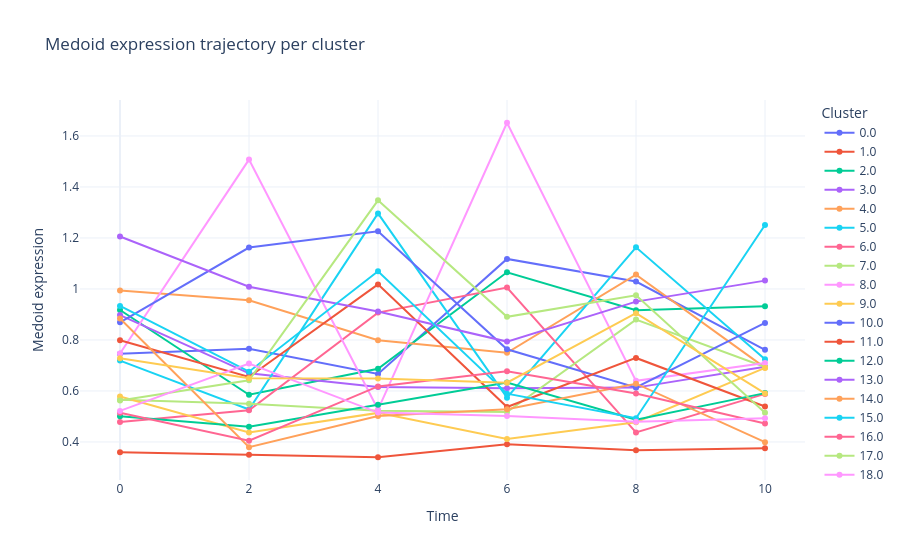

Notebook code cell kept with this figure:
### Code cell
fig, info_df = plotter.plot_cluster_trajectories_over_time(
                                                                # entity = "trajectory",                                # this is automaticaly set 
                                                                data = "expression",                                    # this can be "expression" or "ntr" or "new_rna" or "old_rna"
                                                                clustering = "KMeans",
                                                                reduction  = "RandomProjection",
                                                                distance = EuclideanDistance(),
                                                                genes = None,                                           # we will get the aggregation of all genes 
                                                                aggregation = "medoid",                                 # this can be "mean" or "sum" or "median" or "medoid"
                                                                figsize=(10, 6)
                                                            )
fig.show()

### Figure 1 — Plotly figure (JSON) as saved in the notebook; plotly's stock layout.template omitted (floating-point values rounded to 4 significant figures)
{"data": [{"customdata": [["0h"], ["2h"], ["4h"], ["6h"], ["8h"], ["10h"]], "hovertemplate": "cluster=0.0<br>time_num=%{x}<br>value=%{y}<br>time=%{customdata[0]}<extra></extra>", "legendgroup": "0.0", "line": {"color": "#636efa", "dash": "solid"}, "marker": {"symbol": "circle"}, "mode": "lines+markers", "name": "0.0", "orientation": "v", "showlegend": true, "type": "scatter", "x": [0, 2, 4, 6, 8, 10], "xaxis": "x", "y": [0.7455, 0.7654, 0.6669, 1.118, 1.029, 0.7611], "yaxis": "y"}, {"customdata": [["0h"], ["2h"], ["4h"], ["6h"], ["8h"], ["10h"]], "hovertemplate": "cluster=1.0<br>time_num=%{x}<br>value=%{y}<br>time=%{customdata[0]}<extra></extra>", "legendgroup": "1.0", "line": {"color": "#EF553B", "dash": "solid"}, "marker": {"symbol": "circle"}, "mode": "lines+markers", "name": "1.0", "orientation": "v", "showlegend": true, "type": "scatter", "x": [0, 2, 4, 6, 8, 10], "xaxis": "x", "y": [0.3596, 0.3501, 0.34, 0.3907, 0.3672, 0.3752], "yaxis": "y"}, {"customdata": [["0h"], ["2h"], ["4h"], ["6h"], ["8h"], ["10h"]], "hovertemplate": "cluster=2.0<br>time_num=%{x}<br>value=%{y}<br>time=%{customdata[0]}<extra></extra>", "legendgroup": "2.0", "line": {"color": "#00cc96", "dash": "solid"}, "marker": {"symbol": "circle"}, "mode": "lines+markers", "name": "2.0", "orientation": "v", "showlegend": true, "type": "scatter", "x": [0, 2, 4, 6, 8, 10], "xaxis": "x", "y": [0.9173, 0.5852, 0.687, 1.065, 0.9163, 0.9322], "yaxis": "y"}, {"customdata": [["0h"], ["2h"], ["4h"], ["6h"], ["8h"], ["10h"]], "hovertemplate": "cluster=3.0<br>time_num=%{x}<br>value=%{y}<br>time=%{customdata[0]}<extra></extra>", "legendgroup": "3.0", "line": {"color": "#ab63fa", "dash": "solid"}, "marker": {"symbol": "circle"}, "mode": "lines+markers", "name": "3.0", "orientation": "v", "showlegend": true, "type": "scatter", "x": [0, 2, 4, 6, 8, 10], "xaxis": "x", "y": [0.8974, 0.6691, 0.6152, 0.6109, 0.6131, 0.6947], "yaxis": "y"}, {"customdata": [["0h"], ["2h"], ["4h"], ["6h"], ["8h"], ["10h"]], "hovertemplate": "cluster=4.0<br>time_num=%{x}<br>value=%{y}<br>time=%{customdata[0]}<extra></extra>", "legendgroup": "4.0", "line": {"color": "#FFA15A", "dash": "solid"}, "marker": {"symbol": "circle"}, "mode": "lines+markers", "name": "4.0", "orientation": "v", "showlegend": true, "type": "scatter", "x": [0, 2, 4, 6, 8, 10], "xaxis": "x", "y": [0.9943, 0.9553, 0.799, 0.7494, 1.056, 0.6915], "yaxis": "y"}, {"customdata": [["0h"], ["2h"], ["4h"], ["6h"], ["8h"], ["10h"]], "hovertemplate": "cluster=5.0<br>time_num=%{x}<br>value=%{y}<br>time=%{customdata[0]}<extra></extra>", "legendgroup": "5.0", "line": {"color": "#19d3f3", "dash": "solid"}, "marker": {"symbol": "circle"}, "mode": "lines+markers", "name": "5.0", "orientation": "v", "showlegend": true, "type": "scatter", "x": [0, 2, 4, 6, 8, 10], "xaxis": "x", "y": [0.719, 0.5275, 1.296, 0.5736, 1.163, 0.7245], "yaxis": "y"}, {"customdata": [["0h"], ["2h"], ["4h"], ["6h"], ["8h"], ["10h"]], "hovertemplate": "cluster=6.0<br>time_num=%{x}<br>value=%{y}<br>time=%{customdata[0]}<extra></extra>", "legendgroup": "6.0", "line": {"color": "#FF6692", "dash": "solid"}, "marker": {"symbol": "circle"}, "mode": "lines+markers", "name": "6.0", "orientation": "v", "showlegend": true, "type": "scatter", "x": [0, 2, 4, 6, 8, 10], "xaxis": "x", "y": [0.4785, 0.5238, 0.9072, 1.006, 0.4375, 0.5884], "yaxis": "y"}, {"customdata": [["0h"], ["2h"], ["4h"], ["6h"], ["8h"], ["10h"]], "hovertemplate": "cluster=7.0<br>time_num=%{x}<br>value=%{y}<br>time=%{customdata[0]}<extra></extra>", "legendgroup": "7.0", "line": {"color": "#B6E880", "dash": "solid"}, "marker": {"symbol": "circle"}, "mode": "lines+markers", "name": "7.0", "orientation": "v", "showlegend": true, "type": "scatter", "x": [0, 2, 4, 6, 8, 10], "xaxis": "x", "y": [0.5655, 0.5494, 0.5221, 0.5171, 0.8798, 0.6941], "yaxis": "y"}, {"customdata": [["0h"], ["2h"], ["4h"], ["6h"], ["8h"], ["10h"]], "hovertemplate": "cluster=8.0<br>time_num=%{x}<br>value=%{y}<br>time=%{customdata[0]}<extra></extra>", "legendgroup": "8.0", "line": {"color": "#FF97FF", "dash": "solid"}, "marker": {"symbol": "circle"}, "mode": "lines+markers", "name": "8.0", "orientation": "v", "showlegend": true, "type": "scatter", "x": [0, 2, 4, 6, 8, 10], "xaxis": "x", "y": [0.7467, 1.507, 0.5269, 1.652, 0.6396, 0.7095], "yaxis": "y"}, {"customdata": [["0h"], ["2h"], ["4h"], ["6h"], ["8h"], ["10h"]], "hovertemplate": "cluster=9.0<br>time_num=%{x}<br>value=%{y}<br>time=%{customdata[0]}<extra></extra>", "legendgroup": "9.0", "line": {"color": "#FECB52", "dash": "solid"}, "marker": {"symbol": "circle"}, "mode": "lines+markers", "name": "9.0", "orientation": "v", "showlegend": true, "type": "scatter", "x": [0, 2, 4, 6, 8, 10], "xaxis": "x", "y": [0.5783, 0.4372, 0.5139, 0.4113, 0.4771, 0.6902], "yaxis": "y"}, {"customdata": [["0h"], ["2h"], ["4h"], ["6h"], ["8h"], ["10h"]], "hovertemplate": "cluster=10.0<br>time_num=%{x}<br>value=%{y}<br>time=%{customdata[0]}<extra></extra>", "legendgroup": "10.0", "line": {"color": "#636efa", "dash": "solid"}, "marker": {"symbol": "circle"}, "mode": "lines+markers", "name": "10.0", "orientation": "v", "showlegend": true, "type": "scatter", "x": [0, 2, 4, 6, 8, 10], "xaxis": "x", "y": [0.8693, 1.162, 1.226, 0.7633, 0.6137, 0.8668], "yaxis": "y"}, {"customdata": [["0h"], ["2h"], ["4h"], ["6h"], ["8h"], ["10h"]], "hovertemplate": "cluster=11.0<br>time_num=%{x}<br>value=%{y}<br>time=%{customdata[0]}<extra></extra>", "legendgroup": "11.0", "line": {"color": "#EF553B", "dash": "solid"}, "marker": {"symbol": "circle"}, "mode": "lines+markers", "name": "11.0", "orientation": "v", "showlegend": true, "type": "scatter", "x": [0, 2, 4, 6, 8, 10], "xaxis": "x", "y": [0.7987, 0.6547, 1.018, 0.537, 0.7294, 0.5391], "yaxis": "y"}, {"customdata": [["0h"], ["2h"], ["4h"], ["6h"], ["8h"], ["10h"]], "hovertemplate": "cluster=12.0<br>time_num=%{x}<br>value=%{y}<br>time=%{customdata[0]}<extra></extra>", "legendgroup": "12.0", "line": {"color": "#00cc96", "dash": "solid"}, "marker": {"symbol": "circle"}, "mode": "lines+markers", "name": "12.0", "orientation": "v", "showlegend": true, "type": "scatter", "x": [0, 2, 4, 6, 8, 10], "xaxis": "x", "y": [0.5003, 0.4597, 0.5456, 0.6334, 0.4867, 0.5915], "yaxis": "y"}, {"customdata": [["0h"], ["2h"], ["4h"], ["6h"], ["8h"], ["10h"]], "hovertemplate": "cluster=13.0<br>time_num=%{x}<br>value=%{y}<br>time=%{customdata[0]}<extra></extra>", "legendgroup": "13.0", "line": {"color": "#ab63fa", "dash": "solid"}, "marker": {"symbol": "circle"}, "mode": "lines+markers", "name": "13.0", "orientation": "v", "showlegend": true, "type": "scatter", "x": [0, 2, 4, 6, 8, 10], "xaxis": "x", "y": [1.206, 1.009, 0.9117, 0.7936, 0.9503, 1.033], "yaxis": "y"}, {"customdata": [["0h"], ["2h"], ["4h"], ["6h"], ["8h"], ["10h"]], "hovertemplate": "cluster=14.0<br>time_num=%{x}<br>value=%{y}<br>time=%{customdata[0]}<extra></extra>", "legendgroup": "14.0", "line": {"color": "#FFA15A", "dash": "solid"}, "marker": {"symbol": "circle"}, "mode": "lines+markers", "name": "14.0", "orientation": "v", "showlegend": true, "type": "scatter", "x": [0, 2, 4, 6, 8, 10], "xaxis": "x", "y": [0.8844, 0.3795, 0.502, 0.5286, 0.6284, 0.3992], "yaxis": "y"}, {"customdata": [["0h"], ["2h"], ["4h"], ["6h"], ["8h"], ["10h"]], "hovertemplate": "cluster=15.0<br>time_num=%{x}<br>value=%{y}<br>time=%{customdata[0]}<extra></extra>", "legendgroup": "15.0", "line": {"color": "#19d3f3", "dash": "solid"}, "marker": {"symbol": "circle"}, "mode": "lines+markers", "name": "15.0", "orientation": "v", "showlegend": true, "type": "scatter", "x": [0, 2, 4, 6, 8, 10], "xaxis": "x", "y": [0.9336, 0.6755, 1.069, 0.5893, 0.4929, 1.251], "yaxis": "y"}, {"customdata": [["0h"], ["2h"], ["4h"], ["6h"], ["8h"], ["10h"]], "hovertemplate": "cluster=16.0<br>time_num=%{x}<br>value=%{y}<br>time=%{customdata[0]}<extra></extra>", "legendgroup": "16.0", "line": {"color": "#FF6692", "dash": "solid"}, "marker": {"symbol": "circle"}, "mode": "lines+markers", "name": "16.0", "orientation": "v", "showlegend": true, "type": "scatter", "x": [0, 2, 4, 6, 8, 10], "xaxis": "x", "y": [0.5149, 0.4046, 0.6177, 0.6771, 0.59, 0.472], "yaxis": "y"}, {"customdata": [["0h"], ["2h"], ["4h"], ["6h"], ["8h"], ["10h"]], "hovertemplate": "cluster=17.0<br>time_num=%{x}<br>value=%{y}<br>time=%{customdata[0]}<extra></extra>", "legendgroup": "17.0", "line": {"color": "#B6E880", "dash": "solid"}, "marker": {"symbol": "circle"}, "mode": "lines+markers", "name": "17.0", "orientation": "v", "showlegend": true, "type": "scatter", "x": [0, 2, 4, 6, 8, 10], "xaxis": "x", "y": [0.5625, 0.6419, 1.348, 0.8906, 0.9754, 0.5144], "yaxis": "y"}, {"customdata": [["0h"], ["2h"], ["4h"], ["6h"], ["8h"], ["10h"]], "hovertemplate": "cluster=18.0<br>time_num=%{x}<br>value=%{y}<br>time=%{customdata[0]}<extra></extra>", "legendgroup": "18.0", "line": {"color": "#FF97FF", "dash": "solid"}, "marker": {"symbol": "circle"}, "mode": "lines+markers", "name": "18.0", "orientation": "v", "showlegend": true, "type": "scatter", "x": [0, 2, 4, 6, 8, 10], "xaxis": "x", "y": [0.5218, 0.7073, 0.515, 0.5018, 0.4793, 0.4932], "yaxis": "y"}, {"customdata": [["0h"], ["2h"], ["4h"], ["6h"], ["8h"], ["10h"]], "hovertemplate": "cluster=19.0<br>time_num=%{x}<br>value=%{y}<br>time=%{customdata[0]}<extra></extra>", "legendgroup": "19.0", "line": {"color": "#FECB52", "dash": "solid"}, "marker": {"symbol": "circle"}, "mode": "lines+markers", "name": "19.0", "orientation": "v", "showlegend": true, "type": "scatter", "x": [0, 2, 4, 6, 8, 10], "xaxis": "x", "y": [0.7281, 0.6503, 0.6492, 0.6326, 0.9048, 0.5904], "yaxis": "y"}], "layout": {"legend": {"title": {"text": "Cluster"}, "tracegroupgap": 0}, "title": {"text": "Medoid expression trajectory per cluster"}, "xaxis": {"anchor": "y", "domain": [0, 1], "title": {"text": "Time"}}, "yaxis": {"anchor": "x", "domain": [0, 1], "title": {"text": "Medoid expression"}}}}
